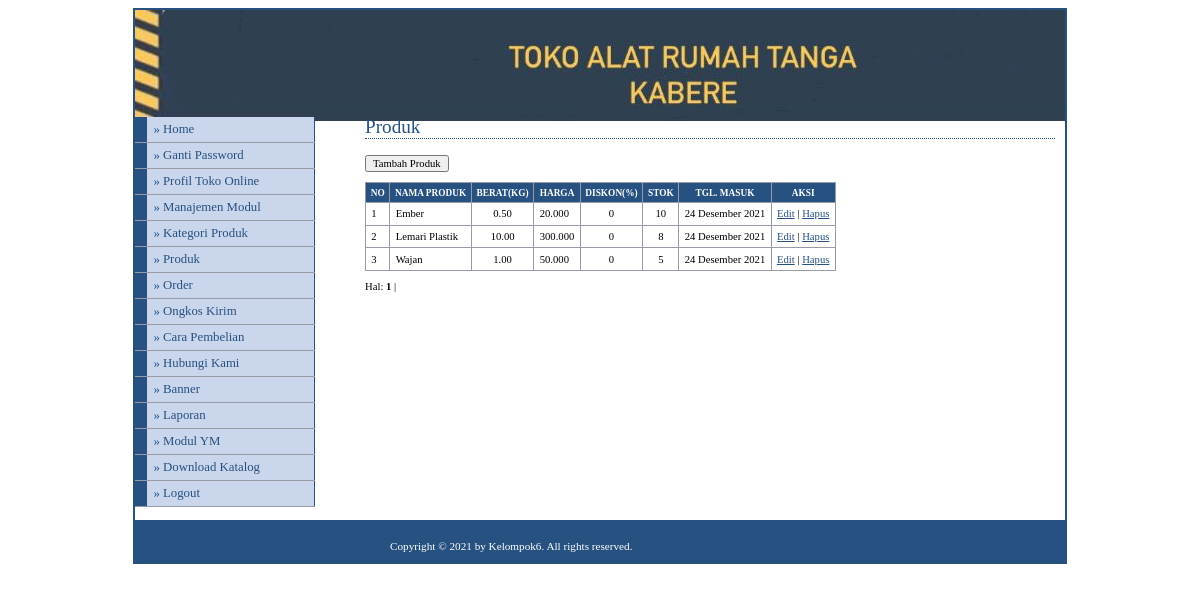
The page /adminrama/media.php?module=produk (signed in) on the database its author committed.
### tables this page shows
CREATE TABLE `modul` (
  `id_modul` int(5) NOT NULL,
  `nama_modul` varchar(50) NOT NULL,
  `link` varchar(100) NOT NULL,
  `static_content` text NOT NULL,
  `gambar` varchar(100) NOT NULL,
  `status` enum('user','admin') NOT NULL,
  `aktif` enum('Y','N') NOT NULL,
  `urutan` int(5) NOT NULL,
  `nama_toko` varchar(100) NOT NULL,
  `meta_deskripsi` varchar(200) NOT NULL,
  `meta_keyword` varchar(200) NOT NULL,
  `email_pengelola` varchar(100) NOT NULL,
  `nomor_rekening` varchar(100) NOT NULL,
  `nomor_hp` varchar(20) NOT NULL
);

CREATE TABLE `produk` (
  `id_produk` int(5) NOT NULL,
  `id_kategori` int(5) NOT NULL,
  `nama_produk` varchar(100) NOT NULL,
  `produk_seo` varchar(100) NOT NULL,
  `deskripsi` text NOT NULL,
  `harga` int(20) NOT NULL,
  `stok` int(5) NOT NULL,
  `berat` decimal(5,2) UNSIGNED NOT NULL DEFAULT '0.00',
  `tgl_masuk` date NOT NULL,
  `gambar` varchar(100) NOT NULL,
  `dibeli` int(5) NOT NULL DEFAULT '1',
  `diskon` int(5) NOT NULL
);

### config/fungsi_rupiah.php (called while the page is built)
<?php
function format_rupiah($angka){
  $rupiah=number_format($angka,0,',','.');
  return $rupiah;
}
?>

### config/fungsi_indotgl.php (called while the page is built, shortened)
<?php
	function tgl_indo($tgl){
			$tanggal = substr($tgl,8,2);
			$bulan = getBulan(substr($tgl,5,2));
			$tahun = substr($tgl,0,4);
			return $tanggal.' '.$bulan.' '.$tahun;
	}
	function getBulan($bln){
				switch ($bln){
					case 12:
						return "Desember";
						break;
				}
			}
?>

### adminrama/modul/mod_produk/produk.php (the view, shortened to what this page needs)
<?php
 if (empty($_SESSION['username']) AND empty($_SESSION['passuser'])){
  echo "<link href='style.css' rel='stylesheet' type='text/css'>
 <center>Untuk mengakses modul, Anda harus login <br>";
  echo "<a href=../../index.php><b>LOGIN</b></a></center>";
}
else{
$aksi="modul/mod_produk/aksi_produk.php";
switch($_GET[act]){
  default:
    echo "<h2>Produk</h2>
          <input type=button value='Tambah Produk' onclick=\"window.location.href='?module=produk&act=tambahproduk';\">
          <table>
          <tr><th>no</th><th>nama produk</th><th>berat(kg)</th><th>harga</th><th>diskon(%)</th><th>stok</th><th>tgl. masuk</th><th>aksi</th></tr>";
    $p      = new Paging;
    $batas  = 10;
    $posisi = $p->cariPosisi($batas);
    $tampil = mysql_query("SELECT * FROM produk ORDER BY id_produk DESC LIMIT $posisi,$batas");
    $no = $posisi+1;
    while($r=mysql_fetch_array($tampil)){
      $tanggal=tgl_indo($r[tgl_masuk]);
      $harga=format_rupiah($r[harga]);
      echo "<tr><td>$no</td>
                <td>$r[nama_produk]</td>
                <td align=center>$r[berat]</td>
                <td>$harga</td>
                <td align=center>$r[diskon]</td>
                <td align=center>$r[stok]</td>
                <td>$tanggal</td>
		            <td><a href=?module=produk&act=editproduk&id=$r[id_produk]>Edit</a> |
		                <a href='$aksi?module=produk&act=hapus&id=$r[id_produk]&namafile=$r[gambar]'>Hapus</a></td>
		        </tr>";
      $no++;
    }
    echo "</table>";
    $jmldata = mysql_num_rows(mysql_query("SELECT * FROM produk"));
    $jmlhalaman  = $p->jumlahHalaman($jmldata, $batas);
    $linkHalaman = $p->navHalaman($_GET[halaman], $jmlhalaman);
    echo "<div id=paging>Hal: $linkHalaman</div><br>";
    break;
}
}
?>

### adminrama/menu.php (shortened to what this page needs)
<?php
if ($_SESSION[leveluser]=='admin'){
  $sql=mysql_query("select * from modul where aktif='Y' order by urutan");
}
else{
  $sql=mysql_query("select * from modul where status='user' and aktif='Y' order by urutan");
}
while ($m=mysql_fetch_array($sql)){
  echo "<li><a href='$m[link]'>&#187; $m[nama_modul]</a></li>";
}
?>

### adminrama/style.css (style rules this page uses)
body { font-family: Tahoma; text-align: center; }
#menu li { width: 180px; border-bottom: 1px solid #969BA5; margin: 0; padding: 0; font-size: 80%; vertical-align: bottom; }
#menu a:link, #menu a:visited { display: block; padding: 5px 5px 5px 0.5em; border-left: 12px solid #265180; border-right: 1px solid #265180; background-color: #CAD6EC; color: #265180; text-decoration: none; }
a:link,a:visited { color:#265180; }
h2 { font: normal 120% Georgia; color: #265180; background-color: transparent; border-bottom: 1px dotted #265180; }
table { font-family: Tahoma; font-size: 8pt; border-width: 1px; border-style: solid; border-color: #999999; border-collapse: collapse; margin: 10px 0px; }
th { color: #FFFFFF; font-size: 7pt; text-transform: uppercase; text-align: center; padding: 0.5em; border-width: 1px; border-style: solid; border-color: #969BA5; border-collapse: collapse; background-color: #265180; }
td { padding: 0.5em; vertical-align: top; border-width: 1px; border-style: solid; border-color: #969BA5; border-collapse: collapse; }
input,textarea,select { font-family: Tahoma; font-size: 8pt; }
#paging { font-family: Tahoma; font-size: 8pt; }

### rows shown on the page
modul: nama_modul "Ganti Password"
modul: nama_modul "Profil Toko Online"
modul: nama_modul "Manajemen Modul"
modul: nama_modul "Kategori Produk"
modul: nama_modul "Produk"
modul: nama_modul "Order"
modul: nama_modul "Ongkos Kirim"
modul: nama_modul "Cara Pembelian"
modul: nama_modul "Hubungi Kami"
modul: nama_modul "Banner"
modul: nama_modul "Laporan"
modul: nama_modul "Modul YM"
modul: nama_modul "Download Katalog"
produk: nama_produk "Ember", berat "0.50", harga "20.000", diskon "0", stok "10", tgl_masuk "24 Desember 2021"
produk: nama_produk "Lemari Plastik", berat "10.00", harga "300.000", diskon "0", stok "8", tgl_masuk "24 Desember 2021"
produk: nama_produk "Wajan", berat "1.00", harga "50.000", diskon "0", stok "5", tgl_masuk "24 Desember 2021"
